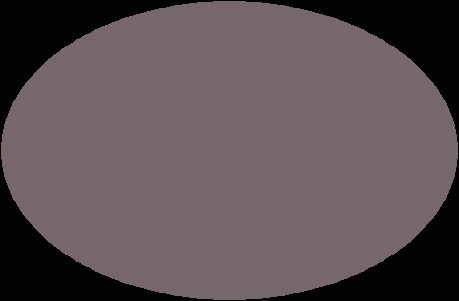
#> input picture out0.png, 459 x 301 px
$ python main.py output.png
#> lines starting #> are read from the running program, lines starting #| are printed output that depends on the picture
#> the answer given: out0.png
from PIL import Image, ImageDraw
from collections import Counter
import heapq
import sys

MODE_RECTANGLE, MODE_ELLIPSE, MODE_ROUNDED_RECTANGLE = 1, 2, 3

LEAF_SIZE = 4
PADDING = 1
FILL_COLOR = (0, 0, 0)
SAVE_FRAMES = False
ERROR_RATE = 0.5
AREA_POWER = 0.25
OUTPUT_SCALE = 1

def weighted_average(hist):
    total = sum(hist)
    value = sum(i * x for i, x in enumerate(hist)) / total
    error = sum(x * (value - i) ** 2 for i, x in enumerate(hist)) / total
    error = error ** 0.5
    return value, error

def color_from_histogram(hist):
    r, re = weighted_average(hist[:256])
    g, ge = weighted_average(hist[256:512])
    b, be = weighted_average(hist[512:768])
    e = re * 0.2989 + ge * 0.5870 + be * 0.1140
    return (r, g, b), e

def rounded_rectangle(draw, box, radius, color):
    l, t, r, b = box
    d = radius * 2
    draw.ellipse((l, t, l + d, t + d), color)
    draw.ellipse((r - d, t, r, t + d), color)
    draw.ellipse((l, b - d, l + d, b), color)
    draw.ellipse((r - d, b - d, r, b), color)
    d = radius
    draw.rectangle((l, t + d, r, b - d), color)
    draw.rectangle((l + d, t, r - d, b), color)

class Quad(object):
    def __init__(self, model, box, depth):
        self.model = model
        self.box = box
        self.depth = depth
        hist = self.model.im.crop(self.box).histogram()
        self.color, self.error = color_from_histogram(hist)
        self.leaf = self.is_leaf()
        self.area = self.compute_area()
        self.children = []
    def is_leaf(self):
        l, t, r, b = self.box
        return int(r - l <= LEAF_SIZE or b - t <= LEAF_SIZE)
    def compute_area(self):
        l, t, r, b = self.box
        return (r - l) * (b - t)
    def split(self):
        l, t, r, b = self.box
        lr = l + (r - l) / 2
        tb = t + (b - t) / 2
        depth = self.depth + 1
        tl = Quad(self.model, (l, t, lr, tb), depth)
        tr = Quad(self.model, (lr, t, r, tb), depth)
        bl = Quad(self.model, (l, tb, lr, b), depth)
        br = Quad(self.model, (lr, tb, r, b), depth)
        self.children = (tl, tr, bl, br)
        return self.children
    def get_leaf_nodes(self, max_depth=None):
        if not self.children:
            return [self]
        if max_depth is not None and self.depth >= max_depth:
            return [self]
        result = []
        for child in self.children:
            result.extend(child.get_leaf_nodes(max_depth))
        return result

class Model(object):
    def __init__(self, path):
#> called with path = 'out0.png'
        self.im = Image.open(path).convert('RGB')
#> self.im is the input picture: PIL image 459x301 RGB; mean R, G, B 90.7, 79.8, 83.7
        self.width, self.height = self.im.size
#> self.width = 459; self.height = 301
        self.heap = []
        self.root = Quad(self, (0, 0, self.width, self.height), 0)
        self.error_sum = self.root.error * self.root.area
#> self.error_sum = 6216223.6
        self.push(self.root)
    @property
    def quads(self):
        return [x[-1] for x in self.heap]
    def average_error(self):
        return self.error_sum / (self.width * self.height)
    def push(self, quad):
        score = -quad.error * (quad.area ** AREA_POWER)
        heapq.heappush(self.heap, (quad.leaf, score, quad))
    def pop(self):
        return heapq.heappop(self.heap)[-1]
    def split(self):
        quad = self.pop()
        self.error_sum -= quad.error * quad.area
        children = quad.split()
        for child in children:
            self.push(child)
            self.error_sum += child.error * child.area
    def render(self, path, max_depth=None):
        m = OUTPUT_SCALE
        dx, dy = (PADDING, PADDING)
        im = Image.new('RGB', (self.width * m + dx, self.height * m + dy))
        draw = ImageDraw.Draw(im)
        draw.rectangle((0, 0, self.width * m, self.height * m), FILL_COLOR)
        for quad in self.root.get_leaf_nodes(max_depth):
            l, t, r, b = quad.box
            box = (l * m + dx, t * m + dy, r * m - 1, b * m - 1)
            fColor = (int(quad.color[0]), int(quad.color[1]), int(quad.color[2]))
            # MODE = int(sys.argv[1:][2])
            if MODE == MODE_ELLIPSE:
                draw.ellipse(box, fColor)
            elif MODE == MODE_ROUNDED_RECTANGLE:
                radius = m * min((r - l), (b - t)) / 4
                rounded_rectangle(draw, box, radius, fColor)
            else:
                draw.rectangle(box, fill=fColor)
        del draw
        im.save(path, 'PNG')
        return im

def main():
    global MODE
    model = Model(input('Please drag the image > '))
    ITERATIONS = int(input('Enter the number of iterations > '))
#> the answer given: 3
    print('The optinal modes are: 0 -> MODE_RECTANGLE, 1 -> MODE_ELLIPSE, 2 -> MODE_ROUNDED_RECTANGLE')
    MODE = int(input('Please type the desire mode > '))
#> the answer given: 1
    # [6 lines of commented-out code are left out]
    previous = None
    for i in range(ITERATIONS):
        error = model.average_error()
        if previous is None or previous - error > ERROR_RATE:
            if SAVE_FRAMES:
                model.render('frames/%06d.png' % i)
            previous = error
        model.split()
#> after the loop, previous = 40.87
    im = model.render('output.png')
#> in render, `im = Image.new('RGB', (self.width * m + dx, self.height * m + dy))`: im: PIL image 460x302 RGB; every value is 0
#> in render, `im.save(path, 'PNG')`:
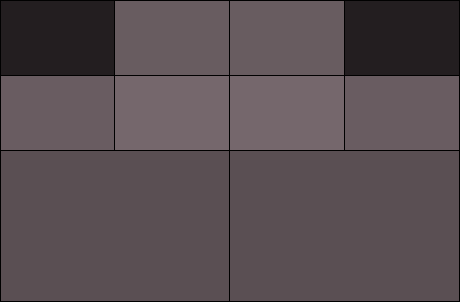
#> saved as output.png: PIL image 460x302 RGB; mean R, G, B 88.2, 77.4, 81.3
    im.show()
    print('-' * 32)
    depth = Counter(x.depth for x in model.quads)
#> depth = {1: 2, 2: 8}
    for key in sorted(depth):
        value = depth[key]
        n = 4 ** key
        pct = 100.0 * value / n
        print('%3d %8d %8d %8.2f%%' % (key, n, value, pct))
    print('-' * 32)
    print('             %8d %8.2f%%' % (len(model.quads), 100))
#|                    10   100.00%
    for max_depth in range(max(depth.keys()) + 1):
        model.render('out%d.png' % max_depth, max_depth)
#> this loop made 3 passes
#> pass 1, in render (call 2), `im.save(path, 'PNG')`:
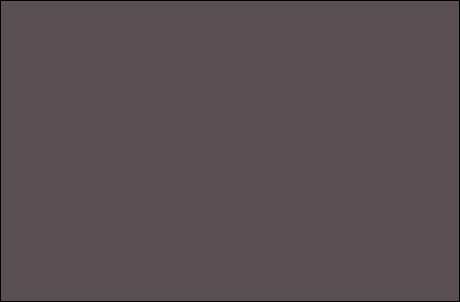
#> saved as out0.png: PIL image 460x302 RGB; mean R, G, B 89, 78.1, 82.1
#> pass 2, in render (call 3), `im.save(path, 'PNG')`:
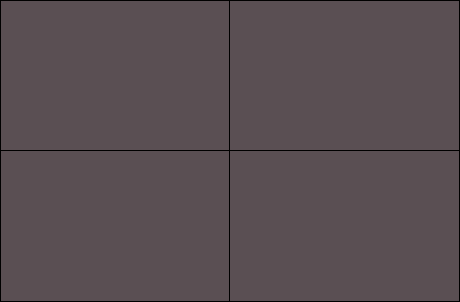
#> saved as out1.png: PIL image 460x302 RGB; mean R, G, B 88.5, 77.7, 81.6
    print('\n' + "_" * 32 + '\n')
    print("Thank you for using our software!")
    print("_" * 32)

if __name__ == '__main__':
    main()
